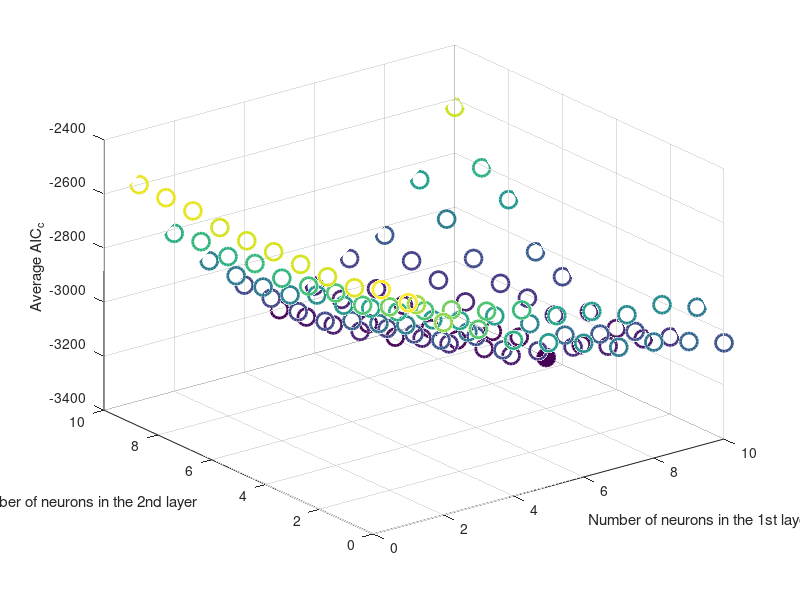

This figure's MATLAB source: (Note: this script raises an error after producing the figure.)
%% create Figure 6

clc
clear

load('Res_ANN_opt.mat')

for i=1:11
    for j=1:10
        temp=mean(squeeze(Res(:,:,i,j)));
       AIC_tr(i,j)=temp(1);
       AIC_over(i,j)=temp(2);
       AIC_Exp(i,j)=temp(3);
       AIC_Exp_ov(i,j)=temp(4);
    end
end
[X1,X2]=meshgrid(0:10,1:10);

XX2=X2';
XX1=X1';
scatter3(XX2(:),XX1(:),AIC_over(:),150,AIC_over(:),'LineWidth',2)
hold on
scatter3(8,4,AIC_over(5,8),150,AIC_over(5,8),'filled','LineWidth',2)
hold off

xlabel('Number of neurons in the 1st layer')
ylabel('Number of neurons in the 2nd layer')
zlabel('Average AIC_c')
           
          % ylim([0.2 1.1])
           ax = gca; % current axes
           ax.FontSize = 15;
           ax.FontWeight='bold';
           x0=10;
           y0=-100;
           width=800;
           height=700;
 set(gcf,'units','points','position',[x0,y0,width,height])
h = rotate3d;
set(h, 'ActionPreCallback', 'set(gcf,''windowbuttonmotionfcn'',@align_axislabel)')
set(h, 'ActionPostCallback', 'set(gcf,''windowbuttonmotionfcn'','''')')
set(gcf, 'ResizeFcn', @align_axislabel)
align_axislabel([], gca)
axislabel_translation_slider;
